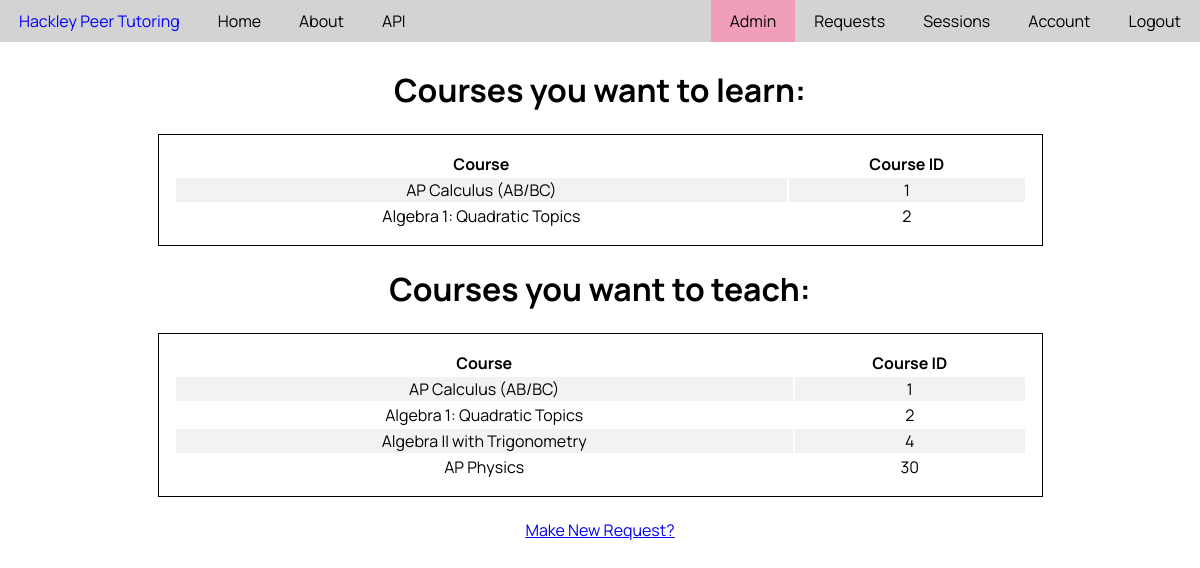
The page /requests (signed in) on the database as committed earlier.
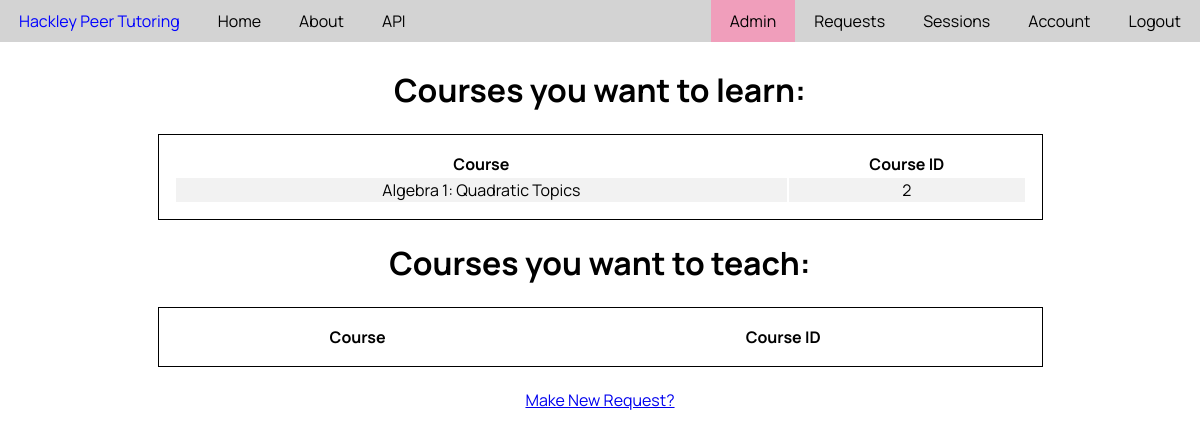
The same page on the database as committed later.
### PeerTutor/models.py (models this page shows, shortened)
class Course(db.Model):
    __tablename__ = 'course'
    id = db.Column(db.Integer, primary_key=True)
    name = db.Column(db.String(20), unique=True, nullable=False)
    description = db.Column(db.Text, nullable=False)

class CourseRequest(db.Model):
    __tablename__ = 'courseRequest'
    id = db.Column(db.Integer, primary_key=True)
    user_id = db.Column(db.Integer, db.ForeignKey('user.id'), nullable=False)
    course_id = db.Column(db.Integer, nullable=False)
    relationship = db.Column('relationship', db.Boolean, nullable=False)
    date_added = db.Column(db.DateTime, nullable=False, default=datetime.utcnow)

### PeerTutor/tutoring/routes.py (the view)
@tutor_functions.route('/requests', methods=['GET'])
@login_required
def requests():
    teachRequests = queryCourseRequests(user=current_user, relationship=True)
    learnRequests = queryCourseRequests(user=current_user, relationship=False)
    return render_template('requests.html', queryCourse=queryCourse, teachRequests=teachRequests, learnRequests=learnRequests)

### PeerTutor/models.py (called while the page is built)
@login_manager.user_loader
def load_user(user_id):
   return User.query.get(int(user_id))

### PeerTutor/tutoring/utils.py (called while the page is built)
def queryCourse(id):
    return Course.query.get(id)

def queryCourseRequests(user, relationship):
    return CourseRequest.query.filter_by(user=user, relationship=relationship).all()

### PeerTutor/templates/requests.html (shortened to what this page needs)
{% extends 'base.html' %}
{% block content %}
    <div class="requests-page">
    <h1> Courses you want to learn: </h1>
    <table class="request-table">
        <tr>
            <th>Course</th>
            <th>Course ID</th>
        </tr>
        {% for request in learnRequests %}
        <tr>
            <td>{{queryCourse(request.course_id).name}}</td>
            <td>{{request.course_id}}</td>
        </tr>
        {% endfor %}
    </table>
    <h1> Courses you want to teach: </h1>
    <table class="request-table">
        <tr>
            <th>Course</th>
            <th>Course ID</th>
        </tr>
        {% for request in teachRequests %}
        <tr>
            <td>{{queryCourse(request.course_id).name}}</td>
            <td>{{request.course_id}}</td>
        </tr>
        {% endfor %}
    </table>
    <br>
    <a href="{{url_for('tutor_functions.makeRequest')}}"> Make New Request? </a>
    </div>
{% endblock %}

Rows that differ between the two databases and show on the page:
removed CourseRequest: course_id "1", shown under "Courses you want to learn:"
no longer on this page (row unchanged): Course: name "AP Calculus (AB/BC)"
no longer on this page (row edited): CourseRequest: course_id "1", shown under "Courses you want to teach:"
removed CourseRequest: {{ queryCourse(request.course_id).name }} "Algebra 1: Quadratic Topics", course_id "2", shown under "Courses you want to teach:"
removed CourseRequest: course_id "4", shown under "Courses you want to teach:"
no longer on this page (row unchanged): Course: name "Algebra II with Trigonometry"
removed CourseRequest: course_id "30", shown under "Courses you want to teach:"
no longer on this page (row unchanged): Course: name "AP Physics"
